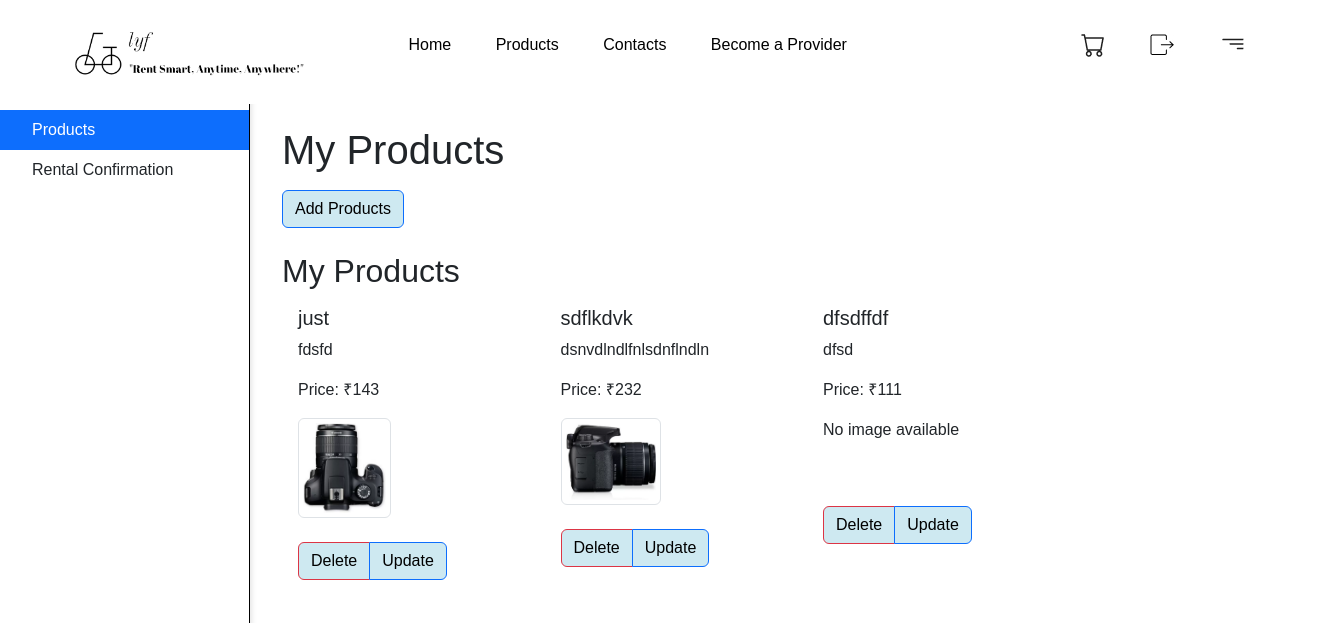
The app's page /providerPanel/ (signed in), older data.
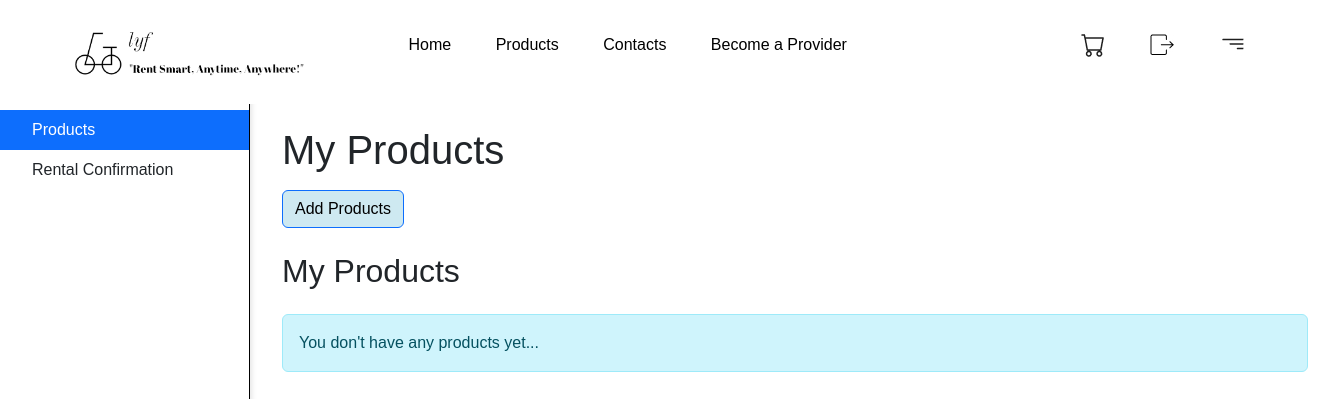
The same page, newer data.
### adminPanel/models.py (models this page shows, shortened)
class Product(models.Model):
    user = models.ForeignKey(CustomUser, related_name='products', on_delete=models.CASCADE)
    category=models.ForeignKey(Categories, related_name='products',on_delete=models.CASCADE)
    title  = models.CharField(max_length=50)
    description = models.TextField(blank=True)
    price=models.IntegerField()
    quantity=models.IntegerField()
    image=models.ImageField(upload_to='uploads/product_images/',blank=True,null=True)
    created_at=models.DateTimeField(auto_now_add=True)
    updated_at=models.DateTimeField(auto_now=True)
    is_active = models.BooleanField(default=False)

### provider/views.py (the view)
# urls.py: path('providerPanel/', views.providerPanel,name='providerPanel'),
@login_required(login_url='user:performlogin')
def providerPanel(request):
    product=Product.objects.all()
    return render(request,'provider/providerPanel.html',{'product':product})

### templates/provider/providerPanel.html (shortened to what this page needs)
{% extends "homePage.html" %}
{% block content %}
<div id="sidebarMenu" class="sidebar bg-white">
    <div class="position-sticky">
        <div class="list-group list-group-flush">
            <a href="{% url 'provider:providerPanel' %}" class="list-group-item list-group-item-action py-2 ripple active">
                <span>Products</span>
            </a>
            <a href="{% url 'provider:providerApproval' %}" class="list-group-item list-group-item-action py-2 ripple">
                <span>Rental Confirmation</span>
            </a>
        </div>
    </div>
</div>
<div class="container mt-4" style="margin-left: 270px; max-width: 1050px;">
    <h1 class="text-2xl">My Products</h1>
    <a href="{% url 'provider:providerAddProducts' %}" class="btn btn-primary mt-2">Add Products</a>
    <h2 class="mt-4 mb-2 text-xl">My Products</h2>
    {% if request.user.products.all %}
        <div class="row">
            {% for product in request.user.products.all %}
                <div class="col-md-3 mb-4">
                    <div class="list-group">
                        <div class="list-group-item">
                            <h5>{{ product.title }}</h5>
                            <p>{{ product.description }}</p>
                            <p>Price: ₹{{ product.price }}</p>
                            {% if product.image %}
                                <img src="{{ product.image.url }}" alt="{{ product.title }}" class="img-thumbnail float-right" style="max-width: 100px; max-height: 100px;">
                            {% else %}
                                <p>No image available</p>
                            {% endif %}
                            <br><br>
                            <div class="btn-group" role="group">
                                <a href="{% url 'provider:providerDeleteProducts' product.id %}" class="btn btn-danger mb-2">Delete</a>
                                <a href="{% url 'provider:providerUpdateProducts' product.id%}" class="btn btn-primary mb-2">Update</a>
                            </div>
                        </div>
                    </div>
                </div>
            {% endfor %}
        </div>
    {% else %}
        <div class="alert alert-info mt-4">
            You don't have any products yet...
        </div>
    {% endif %}
</div>
{% endblock %}

Row changes from the older to the newer data that the page shows:
removed Product: title "just", description "fdsfd", price "143", image (picture)
removed Product: title "sdflkdvk", description "dsnvdlndlfnlsdnflndln", price "232", image (picture)
removed Product: title "dfsdffdf", description "dfsd", price "111", image "No image available"
Text that changed along with them:
text now shown: "You don't have any products yet..."
